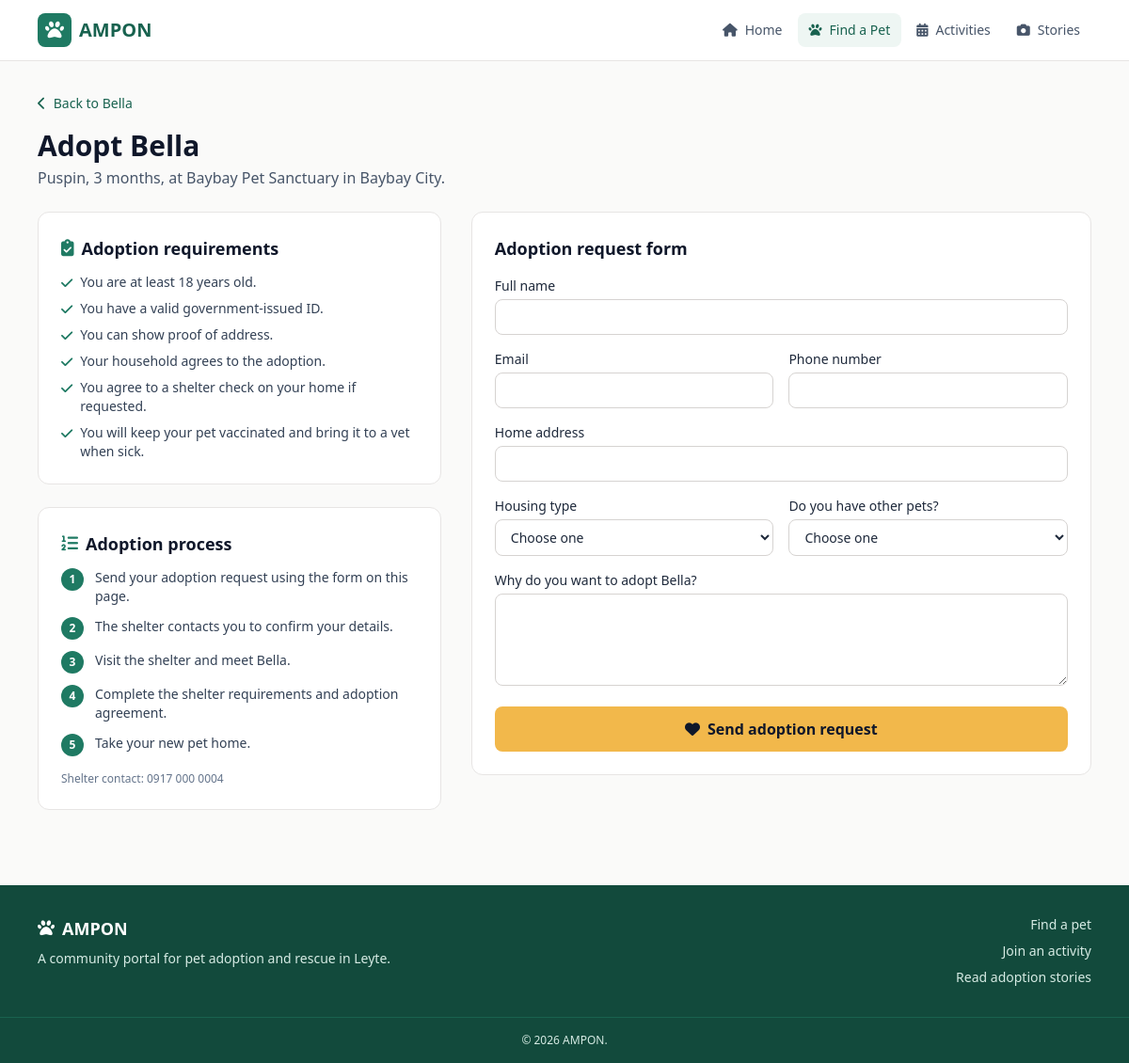
/adopt.php?pet_id=10, run on the app's committed database.
### tables this page shows
CREATE TABLE `pets` (
  `id` int(11) NOT NULL,
  `shelter_id` int(11) NOT NULL,
  `name` varchar(60) NOT NULL,
  `category` enum('Dog','Cat','Puppy','Kitten') NOT NULL,
  `breed` varchar(80) NOT NULL,
  `age_label` varchar(30) NOT NULL,
  `sex` enum('Male','Female') NOT NULL,
  `size` enum('Small','Medium','Large') NOT NULL,
  `vaccination_status` enum('Fully vaccinated','Partially vaccinated','Not vaccinated') NOT NULL,
  `health_details` varchar(255) NOT NULL,
  `description` text NOT NULL,
  `image` varchar(120) DEFAULT NULL,
  `status` enum('available','adopted') NOT NULL DEFAULT 'available',
  `created_at` timestamp NOT NULL DEFAULT current_timestamp()
);

CREATE TABLE `shelters` (
  `id` int(11) NOT NULL,
  `name` varchar(120) NOT NULL,
  `municipality` varchar(80) NOT NULL,
  `barangay` varchar(80) NOT NULL,
  `address` varchar(200) NOT NULL,
  `map_query` varchar(200) NOT NULL,
  `contact` varchar(40) NOT NULL,
  `visit_days` varchar(60) NOT NULL,
  `visit_start` time NOT NULL,
  `visit_end` time NOT NULL,
  `feeding_time` varchar(80) NOT NULL
);

### helpers.php (called while the page is built, shortened)
<?php
function e($value): string
{
    return htmlspecialchars((string)$value, ENT_QUOTES, 'UTF-8');
}
    ?>

### adopt.php (the view, shortened to what this page needs)
<?php
require __DIR__ . '/config.php';
$id = (int)($_GET['pet_id'] ?? 0);
$stmt = $pdo->prepare(
    "SELECT p.*, s.name AS shelter_name, s.municipality, s.contact
     FROM pets p JOIN shelters s ON s.id = p.shelter_id WHERE p.id = :id"
);
$stmt->execute([':id' => $id]);
$pet = $stmt->fetch();
$done = false;
$old = ['full_name' => '', 'email' => '', 'phone' => '', 'address' => '', 'housing' => '', 'has_other_pets' => '', 'reason' => ''];
require __DIR__ . '/includes/header.php';
if (!$pet): ?>
<?php require __DIR__ . '/includes/footer.php'; exit; endif;
$requirements = [
    'You are at least 18 years old.',
    'You have a valid government-issued ID.',
    'You can show proof of address.',
    'Your household agrees to the adoption.',
    'You agree to a shelter check on your home if requested.',
    'You will keep your pet vaccinated and bring it to a vet when sick.',
];
$steps = [
    'Send your adoption request using the form on this page.',
    'The shelter contacts you to confirm your details.',
    'Visit the shelter and meet ' . $pet['name'] . '.',
    'Complete the shelter requirements and adoption agreement.',
    'Take your new pet home.',
];
?>
<section class="max-w-6xl mx-auto px-4 py-8">
  <a href="pet.php?id=<?= (int)$pet['id'] ?>" class="text-sm text-brand-700 font-medium hover:underline inline-flex items-center gap-2"><i class="fa-solid fa-chevron-left" aria-hidden="true"></i>Back to <?= e($pet['name']) ?></a>
  <h1 class="text-3xl font-bold text-slate-900 mt-4">Adopt <?= e($pet['name']) ?></h1>
  <p class="text-slate-600 mt-1"><?= e($pet['breed']) ?>, <?= e($pet['age_label']) ?>, at <?= e($pet['shelter_name']) ?> in <?= e($pet['municipality']) ?>.</p>
  <div class="mt-6 grid lg:grid-cols-5 gap-8">
    <div class="lg:col-span-2 space-y-6">
      <div class="bg-white rounded-xl border border-stone-200 p-6">
        <h2 class="text-lg font-semibold text-slate-900 flex items-center gap-2"><i class="fa-solid fa-clipboard-check text-brand-600" aria-hidden="true"></i>Adoption requirements</h2>
        <ul class="mt-3 space-y-2 text-sm text-slate-700">
          <?php foreach ($requirements as $r): ?>
            <li class="flex gap-2"><i class="fa-solid fa-check text-brand-600 mt-1" aria-hidden="true"></i><span><?= e($r) ?></span></li>
          <?php endforeach; ?>
        </ul>
      </div>
      <div class="bg-white rounded-xl border border-stone-200 p-6">
        <h2 class="text-lg font-semibold text-slate-900 flex items-center gap-2"><i class="fa-solid fa-list-ol text-brand-600" aria-hidden="true"></i>Adoption process</h2>
        <ol class="mt-3 space-y-3 text-sm text-slate-700">
          <?php foreach ($steps as $i => $s): ?>
            <li class="flex gap-3">
              <span class="shrink-0 w-6 h-6 rounded-full bg-brand-600 text-white text-xs font-semibold flex items-center justify-center"><?= $i + 1 ?></span>
              <span><?= e($s) ?></span>
            </li>
          <?php endforeach; ?>
        </ol>
        <p class="text-xs text-slate-500 mt-4">Shelter contact: <?= e($pet['contact']) ?></p>
      </div>
    </div>
    <div class="lg:col-span-3">
      <div class="bg-white rounded-xl border border-stone-200 p-6">
        <h2 class="text-lg font-semibold text-slate-900">Adoption request form</h2>
        <?php if ($pet['status'] !== 'available'): ?>
          <p class="mt-4 text-sm text-slate-600"><?= e($pet['name']) ?> has already been adopted.</p>
          <a href="pets.php" class="inline-block mt-3 text-sm font-medium text-brand-700 hover:underline">See available pets</a>
        <?php else: ?>
          <form method="post" class="mt-4 grid sm:grid-cols-2 gap-4" novalidate>
            <div class="sm:col-span-2">
              <label for="full_name" class="block text-sm font-medium mb-1">Full name</label>
              <input id="full_name" name="full_name" value="<?= e($old['full_name']) ?>" class="<?= INPUT_CLS ?>" required>
            </div>
            <div>
              <label for="email" class="block text-sm font-medium mb-1">Email</label>
              <input id="email" type="email" name="email" value="<?= e($old['email']) ?>" class="<?= INPUT_CLS ?>" required>
            </div>
            <div>
              <label for="phone" class="block text-sm font-medium mb-1">Phone number</label>
              <input id="phone" name="phone" value="<?= e($old['phone']) ?>" class="<?= INPUT_CLS ?>" required>
            </div>
            <div class="sm:col-span-2">
              <label for="address" class="block text-sm font-medium mb-1">Home address</label>
              <input id="address" name="address" value="<?= e($old['address']) ?>" class="<?= INPUT_CLS ?>" required>
            </div>
            <div>
              <label for="housing" class="block text-sm font-medium mb-1">Housing type</label>
              <select id="housing" name="housing" class="<?= INPUT_CLS ?>" required>
                <option value="">Choose one</option>
              </select>
            </div>
            <div>
              <label for="has_other_pets" class="block text-sm font-medium mb-1">Do you have other pets?</label>
              <select id="has_other_pets" name="has_other_pets" class="<?= INPUT_CLS ?>" required>
                <option value="">Choose one</option>
              </select>
            </div>
            <div class="sm:col-span-2">
              <label for="reason" class="block text-sm font-medium mb-1">Why do you want to adopt <?= e($pet['name']) ?>?</label>
              <textarea id="reason" name="reason" rows="4" class="<?= INPUT_CLS ?>" required><?= e($old['reason']) ?></textarea>
            </div>
            <div class="sm:col-span-2">
              <button class="w-full inline-flex items-center justify-center gap-2 rounded-lg bg-sun-400 hover:bg-sun-500 text-slate-900 font-semibold px-5 py-3">
                <i class="fa-solid fa-heart" aria-hidden="true"></i>Send adoption request
              </button>
            </div>
          </form>
        <?php endif; ?>
      </div>
    </div>
  </div>
</section>
<?php require __DIR__ . '/includes/footer.php'; ?>

### data on the page
pets: name "Bella", breed "Puspin", age_label "3 months", shelter.name "Baybay Pet Sanctuary", shelter.municipality "Baybay City", name "Send your adoption request using the form on this page.", name "The shelter contacts you to confirm your details.", name "Visit the shelter and meet Bella.", name "Complete the shelter requirements and adoption agreement.", name "Take your new pet home.", shelter.contact "0917 000 0004"

### other printed values
$label "Home"
$label "Find a Pet"
$label "Activities"
$label "Stories"
$r "You are at least 18 years old."
$r "You have a valid government-issued ID."
$r "You can show proof of address."
$r "Your household agrees to the adoption."
$r "You agree to a shelter check on your home if requested."
$r "You will keep your pet vaccinated and bring it to a vet when sick."
